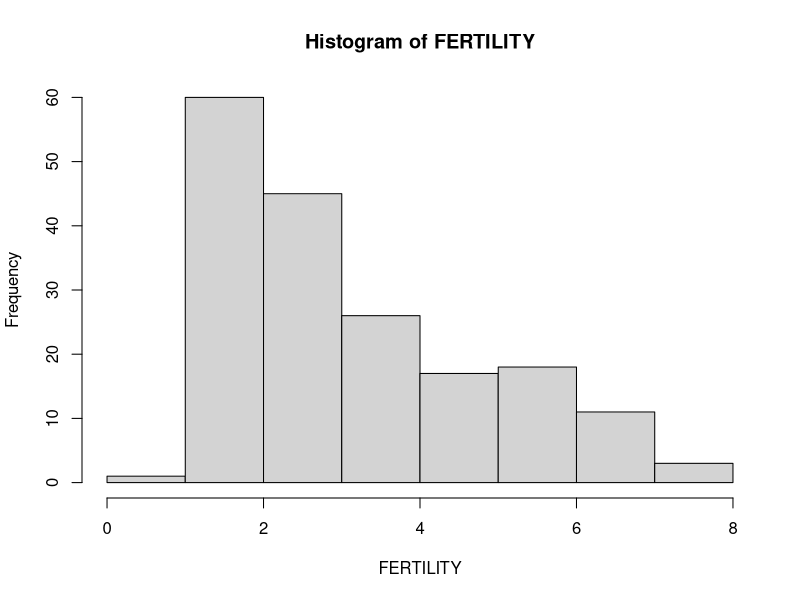
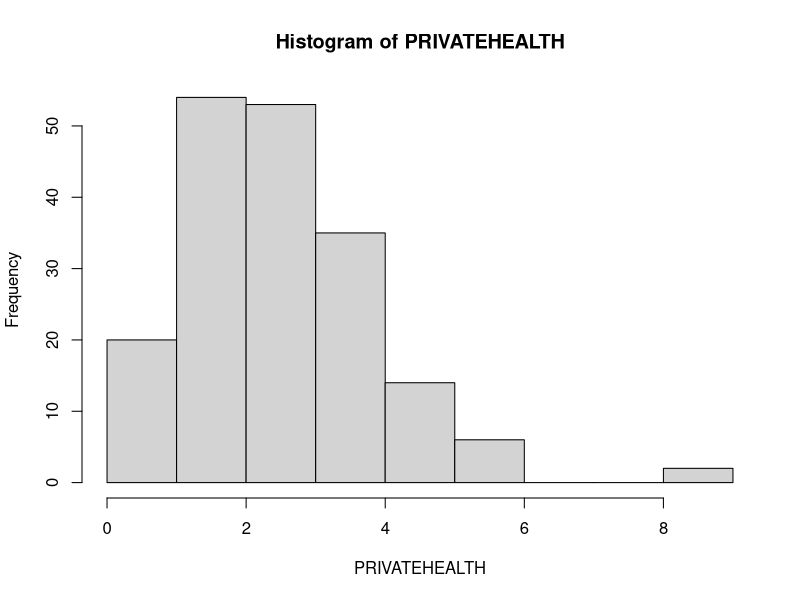
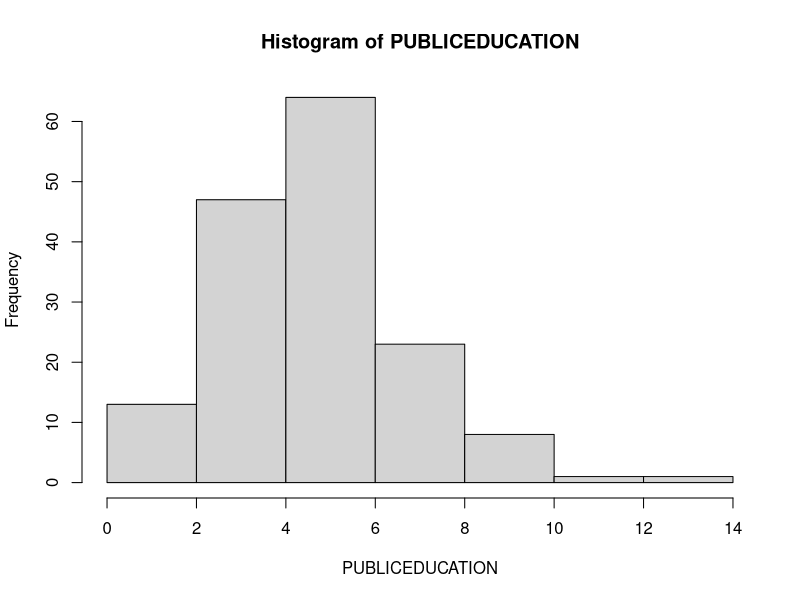
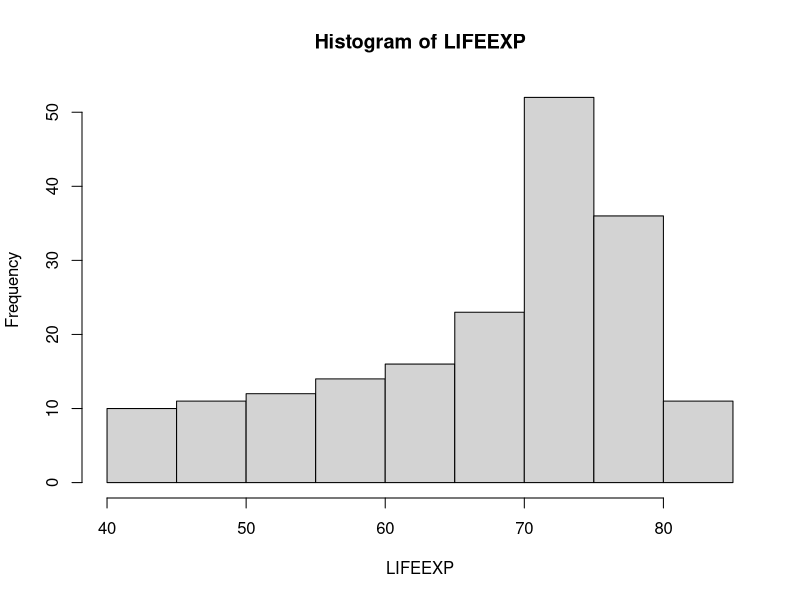
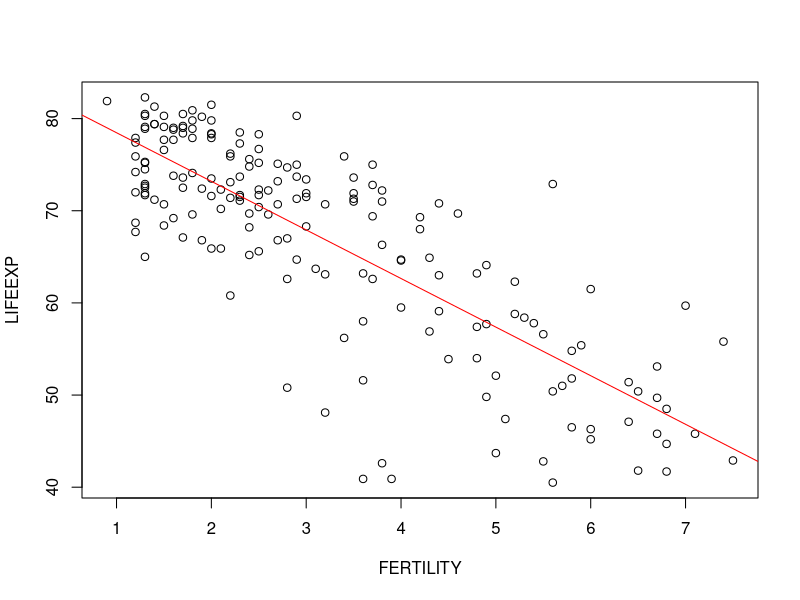
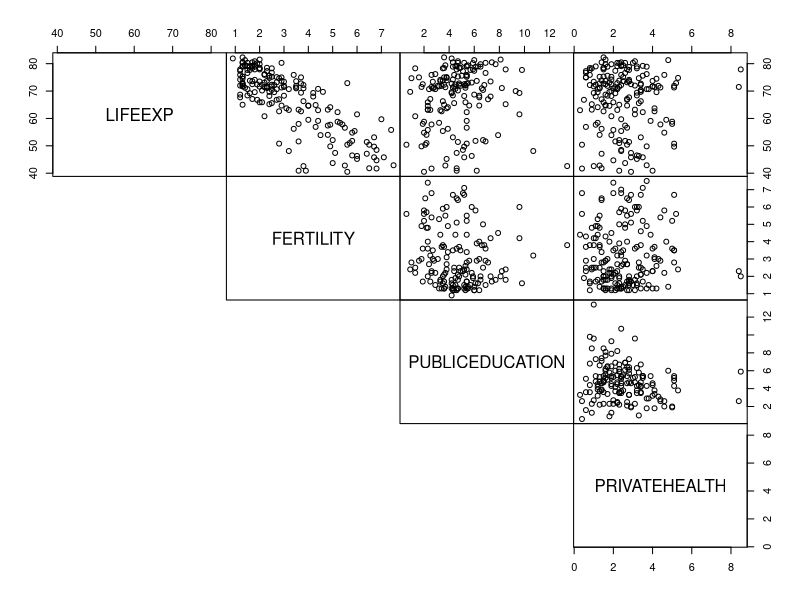
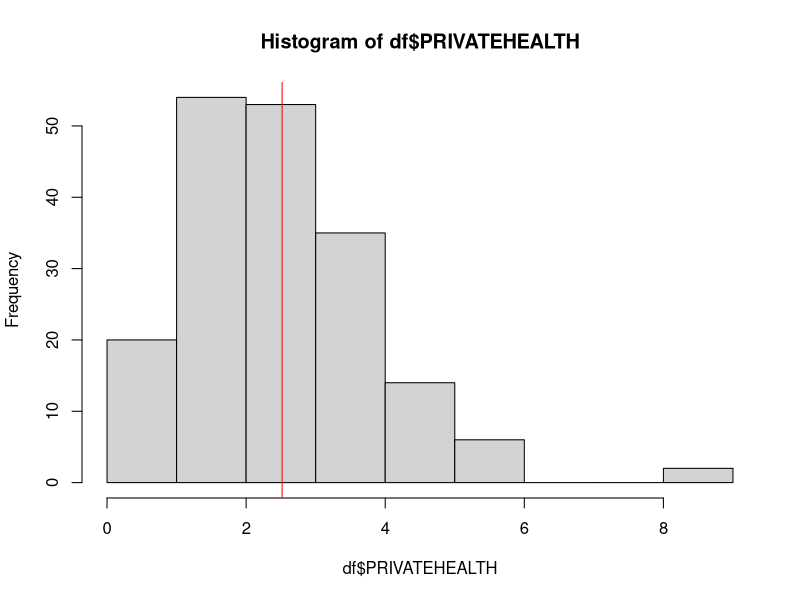
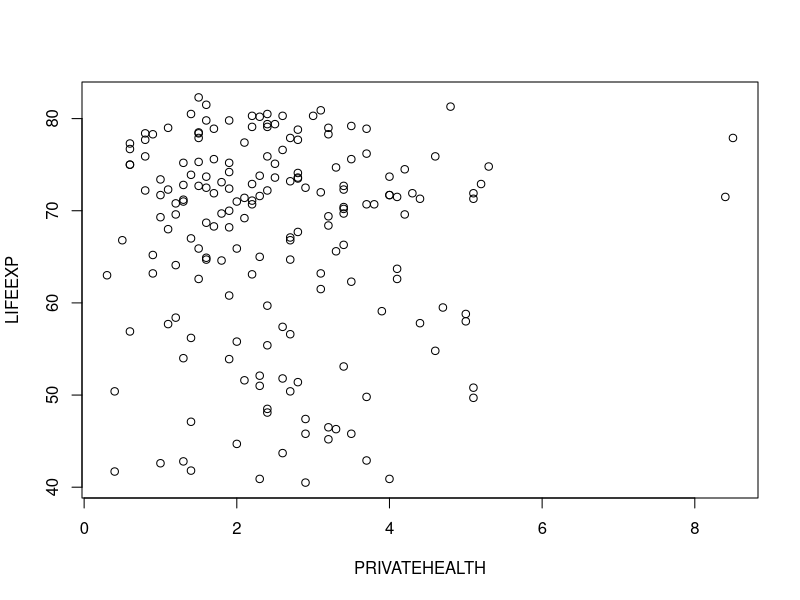

Write R code to recreate these figures, in order.
# ###########################################################################
# #                                                                         #
# #                    FINAL ASSIGNMENT - QUESTION #1                       #
# #                                                                         #
# ###########################################################################

# 1. Examining the relation between y = LIFEEXP and x = FERTILITY.
# 2. Fit a linear regression model of LIFEEXP using the explanatory variable 
#    x = FERTILITY.
# 3. The United States has a FERTILITY rate of 2.0. Determine the fitted life 
#    expectancy.
# 4. Now fit a regression model on LIFEEXP using three explanatory variables, 
#    FERTILITY, PUBLICEDUCATION, and lnHEALTH (the natural logarithmic transform
#   of PRIVATEHEALTH).
#    a. Interpret the regression coefficient associated with public education.
#    b. Interpret the regression coefficient associated with health expenditures 
#       without using the logarithmic scale for expenditures.
#    c. Based on the model fit, is PUBLICEDUCATION a statistically significant 
#       variable? To respond to this question, use a formal test of hypothesis. 
#       State your null and alternative hypotheses, decision‐making criterion, 
#       and decision‐making rule.
# 7. Make an overall comment for the non‐statistician audience

# Data can be found here:
# https://instruction.bus.wisc.edu/jfrees/jfreesbooks/regression%20modeling/bookwebdec2010/CSVData/UNLifeExpectancy.csv

setwd("~/data-sci-learning/dat201/")
df.raw = read.csv("UNLifeExpectancy.csv")

df = df.raw[,c("LIFEEXP", "FERTILITY", "PUBLICEDUCATION", "PRIVATEHEALTH")]

summary(df)
df.raw[ is.na(df.raw$FERTILITY), ]
df.raw[ is.na(df.raw$PUBLICEDUCATION), ]

attach(df)
hist(FERTILITY)
hist(PRIVATEHEALTH)
hist(PUBLICEDUCATION)
hist(LIFEEXP)

# ----------------------------------------------------------------------------
# 1. Examining the relation between y = LIFEEXP and x = FERTILITY.
cor1 = cor(df$LIFEEXP, df$FERTILITY, use="complete.obs")         # -0.8067466
plot(LIFEEXP ~ FERTILITY, data = df)


# ----------------------------------------------------------------------------
# 2. Fit a linear regression model of LIFEEXP using the explanatory variable 
#    x = FERTILITY.

m = lm(LIFEEXP ~ FERTILITY, data = df)
abline(m, col="red")
m.summ = summary(m)
m.summ

# RESULTS
#
#       LIFEEXP = 83.7381 + (-5.2735) FERTILITY
#
#                Estimate Std. Error t value Pr(>|t|)    
#    (Intercept)  83.7381     1.0439   80.22   <2e-16 ***
#    FERTILITY    -5.2735     0.2887  -18.27   <2e-16 ***
#    Multiple R-squared:  0.6508,	Adjusted R-squared:  0.6489
#    F-statistic: 89.64 on 3 and 148 DF,  p-value: < 2.2e-16


# ----------------------------------------------------------------------------
# 3. The United States has a FERTILITY rate of 2.0. Determine the fitted life 
#    expectancy.

new_df = data.frame(FERTILITY = 2.0)
pred = predict(m, newdata=new_df, interval="confidence")

round(pred, 2)

# RESULTS:
#       fit   lwr   upr
#     73.19 72.01 74.37
#
# The fitted life expectancy for the United States is 73.2 years with a 95% 
# confidence interval of 72.0-74.4 years.



# ----------------------------------------------------------------------------
# 4. Now fit a regression model on LIFEEXP using three explanatory variables, 
#    FERTILITY, PUBLICEDUCATION, and lnHEALTH (the natural logarithmic transform
#    of PRIVATEHEALTH).

# First, let's examine these explanatory variables including PRIVATEHEALTH,
# before we trasnform it to lnHEALTH

pairs(~ LIFEEXP + FERTILITY + PUBLICEDUCATION + PRIVATEHEALTH,
      lower.panel=NULL, 
      gap=0, 
      data=df)

hist(df$PRIVATEHEALTH)
abline(v=mean(df$PRIVATEHEALTH, na.rm=TRUE), col="red")
plot(LIFEEXP ~PRIVATEHEALTH, data=df)

# OBSERVATION: These plots show PRIVATEHEALTH is somewhat skewed with a few
# upper outliers.  Relating it to LIFEEXP as such will be difficult. Attempting
# a log transform to see if it helps makes sense. 

# Next, calculate a new variable lnHEALTH and examine that before creating our
# regression model

df$lnHEALTH = log(df$PRIVATEHEALTH)
hist(df$lnHEALTH)
plot(LIFEEXP ~ lnHEALTH, data=df)

pairs(~ LIFEEXP + FERTILITY + PUBLICEDUCATION + lnHEALTH,
      lower.panel=NULL, 
      gap=0, 
      data=df)

# OBSERVATION: The plot looks much better for a linear regression.  Let's 
# continue with developing the model.

m2 = lm(LIFEEXP ~ FERTILITY + PUBLICEDUCATION + lnHEALTH, data=df)
m2.summ = summary(m2)
m2.summ

# RESULTS:
#
# y = 85.6264 + (-5.3993)x1 + (-0.1846)x2 + (-1.0296)x3
#
#                 Estimate Std. Error t value Pr(>|t|)    
# (Intercept)      85.6264     2.0033  42.742   <2e-16 ***
# FERTILITY        -5.3993     0.3308 -16.324   <2e-16 ***
# PUBLICEDUCATION  -0.1846     0.2685  -0.688    0.493    
# lnHEALTH         -1.0296     0.9431  -1.092    0.277    
# Multiple R-squared:  0.645,	Adjusted R-squared:  0.6378
# F-statistic: 333.7 on 1 and 179 DF,  p-value: < 2.2e-16


# ----------------------------------------------------------------------------
#    a. Interpret the regression coefficient associated with public education.

B2 = coef(m2)["PUBLICEDUCATION"]               # -0.1846076
round(B2, 3)

# According to this model, with each one-unit increase in public education we 
# expect a drop in life expectancy by 0.185 years.


# ----------------------------------------------------------------------------
#    b. Interpret the regression coefficient associated with health expenditures 
#       without using the logarithmic scale for expenditures.

# To restate the generic regression equation:
#            y = B0 + B1*x1 + B2*x2 + B3*log(x3)      where x3=lnHEALTH
#
# A change in y will be calculated as: 
#      delta.y = y.new - y.old
#              = [B3 * log(x3.new)] - [B3 * log(x3.old)]
#              = B3 * [log(x3.new) - log(x3.old)]
#              = B3 * log(x3.new / x3.old)
# We can consider x3.new/x3.old as the percent change in x.  For example, a 1%
# increase in x would result in that ratio becoming 1.01.
#              = B3 * log(1.01)
#              = -0.01024474

B3 = coef(m2)["lnHEALTH"]       # -1.0296
B3 * log(1.01)                  # -0.01024474

# CONCLUSION:
# For a 1% change in health expenditure, if all other variables remain fixed, 
# the predicted change in life expectancy is reduced by 0.01 years.


# ----------------------------------------------------------------------------
#    c. Based on the model fit, is PUBLICEDUCATION a statistically significant 
#       variable? To respond to this question, use a formal test of hypothesis. 
#       State your null and alternative hypotheses, decision‐making criterion, 
#       and decision‐making rule.

# To determine the significance of PUBLICEDUCATION we begin with the assumption
# that it is not significant, that is, there is no relationship between it and 
# LIFEEXP. Therefore the slope B2 is 0.  This forms our null hypothesis.
#
#          Null Hypothesis H0: B2 = 0
#   Alternative Hypothesis Ha: B2 != 0
#
# We will perform this test with a 5% level of significance. 

alpha = 0.05

t.stat = m2.summ$coefficients[3,3]      # -0.688
p.value = m2.summ$coefficients[3,4]     #  0.493
p.value < alpha                         # FALSE

round(c("alpha"=alpha, "T"=t.stat, "P"=p.value), 3)

# Since p.value is greater than alpha, we fail to reject the null
# hypothesis.
#
# CONCLUSION:
# If we fail to reject the null hypothesis this implies that B2 is zero or, in 
# other words, is statistically insignificant and of no use in the model.  


# ----------------------------------------------------------------------------
# 7. Make an overall comment for the non‐statistician audience

# Multiple linear regression was used to test if number of children, years of 
# education and spending on health care significantly predicted life expectancy.
#
# The fitted regression model was: 
#        y = 85.6264 + (-5.3993)x1 + (-0.1846)x2 + (-1.0296)x3
#    where:
#        y = LIFEEXP
#       x1 = FERTILITY
#       x2 = PUBLICEDUCATION
#       x3 = lnHEALTH
#
# The overall regression was statistically significant 
# (R2 = 0.645, F(3, 148) = 89.64, p = 0).
#
# It was found that number of children significantly predicted life expectancy.
# (β = -5.3993, p < 2e-16).
# The model predicts that for every additional child in a family, the life 
# expectancy drops by about 5 years.
#
# It was found that years of education did not significantly predict life 
# expectancy (β = -0.1846, p = 0.493).
# 
# It was found that amount spent on health care did not significantly predict 
# life expectancy (β = -1.0296, p = 0.277).
